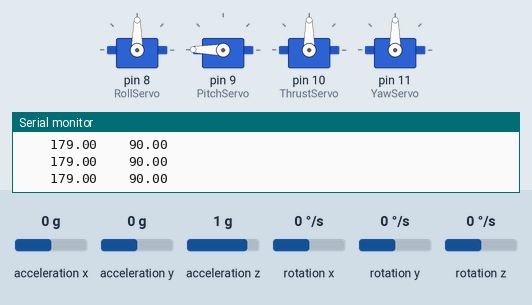
This sketch was run on a simulated Arduino Uno, built with avr-gcc and run on an emulated ATmega328P. Parts: 4 × servo, the last lines printed to the serial monitor. Inputs (shaded band) come from the test bench; at power-on: acceleration z 1 g, acceleration x 0 g, acceleration y 0 g, rotation x 0 °/s, rotation y 0 °/s, rotation z 0 °/s.

Above: at 1.2 s.
1.3 s: acceleration z set to -1.4 g
At 2.5 s:
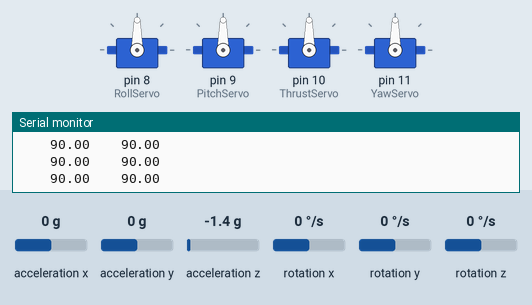
3.1 s: acceleration x set to 0.8 g
At 3.6 s:
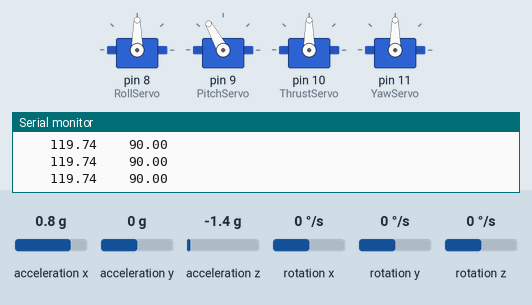
4.6 s: acceleration y set to -1.4 g
At 5.8 s:
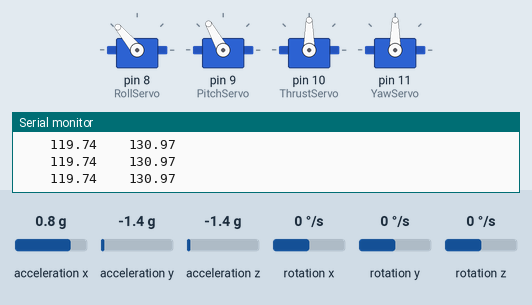
6.1 s: acceleration x set to -1.4 g
At 7.57 s:
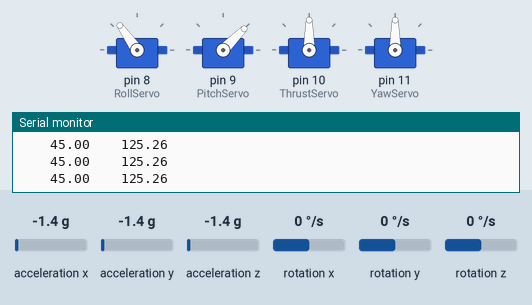
9.1 s: acceleration y set to -0.8 g
At 10.6 s:
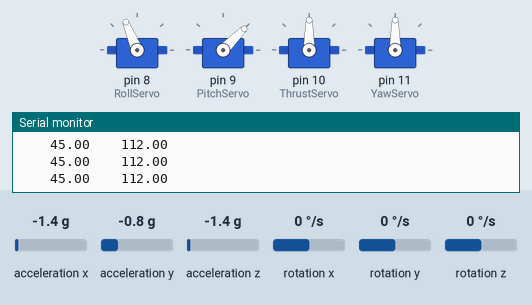
12.1 s: acceleration z set to -0.8 g
At 13.1 s:
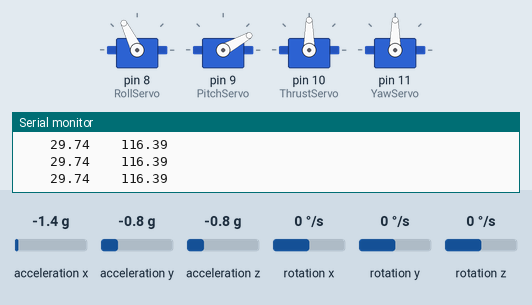
Timing chart, 0 to 14.6 s (numbered marks = the images above; inputs shaded):
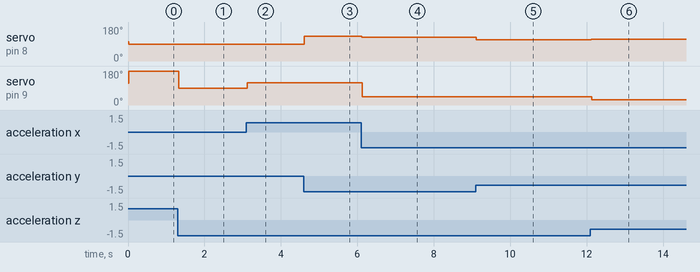

The sketch:

AutopilotVerV2.ino
```cpp
#include "MPU9250.h"
#include <SFE_BMP180.h>
#include <Wire.h>
#include <TinyGPS++.h>
#include <SoftwareSerial.h>
#include <Servo.h>
Servo YawServo;
Servo PitchServo;
Servo RollServo;
Servo ThrustServo;
static const int RXPin = 12, TXPin = 13;
static const uint32_t GpsBaud = 9600;

// an MPU9250 object with the MPU-9250 sensor on I2C bus 0 with address 0x68
MPU9250 IMU(Wire, 0x68);
int MPUstatus;

SoftwareSerial ss(RXPin, TXPin);
TinyGPSPlus gps;

SFE_BMP180 pressure;
#define ALTITUDE 100.0
bool blinkState = false;

// ================================================================
// ===               INTERRUPT DETECTION ROUTINE                ===
// ================================================================
volatile bool mpuInterrupt = false;     // indicates whether MPU interrupt pin has gone high
void dmpDataReady() {
  mpuInterrupt = true;
}


void setup() {
  Wire.begin();
  Serial.begin(9600);
  // start communication with IMU
  MPUstatus = IMU.begin();
  if (MPUstatus < 0) {
    Serial.println("IMU initialization unsuccessful");
    Serial.println("Check IMU wiring or try cycling power");
    Serial.print("Status: ");
    Serial.println(MPUstatus);
    while (1) {}
  }
  IMU.setAccelRange(MPU9250::ACCEL_RANGE_8G);
  // setting the gyroscope full scale range to +/-500 deg/s
  IMU.setGyroRange(MPU9250::GYRO_RANGE_500DPS);
  // setting DLPF bandwidth to 20 Hz
  IMU.setDlpfBandwidth(MPU9250::DLPF_BANDWIDTH_20HZ);
  // setting SRD to 19 for a 50 Hz update rate
  IMU.setSrd(19);

  IMU.calibrateGyro();
  IMU.calibrateAccel();

  if (pressure.begin())
    Serial.println("BMP180 init success");
  else
  {
    // Oops, something went wrong, this is usually a connection problem,
    // see the comments at the top of this sketch for the proper connections.

    Serial.println("BMP180 init fail\n\n");
    while (1); // Pause forever.
  }

  //GPS
  //ss.begin(GpsBaud);
  // configure LED for output
  RollServo.attach(8);
  PitchServo.attach(9);
  ThrustServo.attach(10);
  YawServo.attach(11);
}

double LastTime = millis();
double dt;
double SetYaw = 0;
double SetPitch = 0;
double SetRoll = 0;
double Yaw_output = 0;
double Pitch_output = 0;
double Roll_output = 0;
double Pitch_Written_Output;
double Roll_Written_Output;

//Yaw
//double Yaw_Error;
//double Yaw_Previous_Error = 0;
//double Yaw_Integral = 0;
//double Yaw_KP = 0.001; //Change!
//double Yaw_KI = 0.001;//Change!
//double Yaw_KD = 0.001;//Change!

//Pitch
double Pitch_Error;
double Pitch_Previous_Error = 0;
double Pitch_Integral = 0;
double Pitch_KP = 1; //Change!
double Pitch_KI = 0;//Change!
double Pitch_KD = 0;//Change!

//Roll
double Roll_Error;
double Roll_Previous_Error = 0;
double Roll_Integral = 0;
double Roll_KP = 1; //Change!
double Roll_KI = 0; //Change!
double Roll_KD = 0; //Change!

int k = 0;

double GyroX;
double GyroY;
double GyroZ;

double KalYaw;
double KalPitch;
double KalRoll;

double KalmanAngleY;
double KalmanAngleX;

double AccelX;
double AccelY;
double AccelZ;

double GyroRateX;
double GyroRateY;

float Q_angle = 0.001; //0.001
float Q_gyro = 0.003;  //0.003
float R_angle = 0.03;  //0.03

float angle = 0;
float bias = 0;
float K_0, K_1, y, S;
float P_00 = 0, P_01 = 0, P_10 = 0, P_11 = 0;

double hold = 0;
double delta = 0;

int LastServoWrite = 0;

void loop() {
  IMU.readSensor();

  AccelX = IMU.getAccelX_mss();
  AccelY = IMU.getAccelY_mss();
  AccelZ = IMU.getAccelZ_mss();
  GyroRateX = IMU.getGyroX_rads() * RAD_TO_DEG;
  GyroRateY = IMU.getGyroY_rads() * RAD_TO_DEG;

  KalRoll = atan(AccelY / sqrt(AccelX * AccelX + AccelZ * AccelZ)) * RAD_TO_DEG;
  KalPitch = atan2(-AccelX, AccelZ) * RAD_TO_DEG;

  dt = millis() - LastTime;

  GyroX = IMU.getGyroX_rads() * dt * RAD_TO_DEG;
  GyroY = IMU.getGyroY_rads() * dt * RAD_TO_DEG;
  GyroZ = IMU.getGyroZ_rads() * dt * RAD_TO_DEG;

  if ((KalPitch > 90 && KalmanAngleY < -90) || (KalPitch < -90 && KalmanAngleY))
  {
    angle = KalPitch;
    KalmanAngleY = KalPitch;
  }
  else
  {
    KalmanAngleY = KalmanFilter(KalPitch, GyroRateY, dt);
  }
  if (abs(KalmanAngleY) > 90)
  {
    GyroRateX = -GyroRateX;
  }
  KalmanAngleX = KalmanFilter(KalRoll, GyroRateX, dt);

  Pitch_Error = SetPitch - KalmanAngleY;
  Roll_Error = SetRoll - KalmanAngleX;

  Pitch_Integral = Pitch_Integral + Pitch_Error * dt;
  Roll_Integral = Roll_Integral + Roll_Error * dt;

  Pitch_output = Pitch_KP * Pitch_Error + Pitch_KI * Pitch_Integral + Pitch_KD * (Pitch_Error - Pitch_Previous_Error) / dt;
  Roll_output = Roll_KP * Roll_Error + Roll_KI * Roll_Integral + Roll_KD * (Roll_Error - Roll_Previous_Error) / dt;

  Pitch_Written_Output = Pitch_output + 90;
  Roll_Written_Output = Roll_output + 90;

  if (Pitch_output > 89)
  {
    Pitch_Written_Output = 179;
  }
  else if (Pitch_output < -89)
  {
    Pitch_Written_Output = 1;
  }
  if (Roll_output > 89)
  {
    Roll_Written_Output = 179;
  }
  else if (Roll_output < -89)
  {
    Roll_Written_Output = 1;
  }

  LastServoWrite = RollServo.read();

  RollServo.write(Roll_Written_Output);
  PitchServo.write(Pitch_Written_Output);

  LastTime = millis();

  Pitch_Previous_Error = Pitch_Error;
  Roll_Previous_Error = Roll_Error;


//  Serial.print(Pitch_output);
//  Serial.print("\t");
//    Serial.print(Roll_output);
    Serial.print("\t\t");
    Serial.print(Pitch_Written_Output );
    Serial.print("\t\t");
    Serial.print(Roll_Written_Output);
    Serial.print("\t\t");
//  Serial.print(KalmanAngleY);
//  Serial.print("\t");
//    Serial.print(KalmanAngleX);
//    Serial.print("\t\t");
//    Serial.print(LastServoWrite);
    Serial.print("\n");


  //	Barometer();
  //  if (k == 10){
  //    GPS();
  //    k = 0;
  //  }
  //  k = k+1;
}


void Barometer()
{
  //============================================================
  //   TEMP PRESSURE ALT
  char status;
  double T, P, p0, a;

  // Loop here getting pressure readings every 10 seconds.

  // If you want sea-level-compensated pressure, as used in weather reports,
  // you will need to know the altitude at which your measurements are taken.
  // We're using a constant called ALTITUDE in this sketch:

  //  Serial.println();
  //  Serial.print("provided altitude: ");
  //  Serial.print(ALTITUDE, 0);
  //  Serial.print(" meters, ");

  // If you want to measure altitude, and not pressure, you will instead need
  // to provide a known baseline pressure. This is shown at the end of the sketch.

  // You must first get a temperature measurement to perform a pressure reading.

  // Start a temperature measurement:
  // If request is successful, the number of ms to wait is returned.
  // If request is unsuccessful, 0 is returned.

  status = pressure.startTemperature();
  if (status != 0)
  {
    // Wait for the measurement to complete:
    delay(status);

    // Retrieve the completed temperature measurement:
    // Note that the measurement is stored in the variable T.
    // Function returns 1 if successful, 0 if failure.

    status = pressure.getTemperature(T);
    if (status != 0)
    {
      // Print out the measurement:
      //      Serial.println();
      //      Serial.print("temperature: ");
      //      Serial.print(T, 2);
      //      Serial.print(" deg C, ");

      // Start a pressure measurement:
      // The parameter is the oversampling setting, from 0 to 3 (highest res, longest wait).
      // If request is successful, the number of ms to wait is returned.
      // If request is unsuccessful, 0 is returned.

      status = pressure.startPressure(3);
      if (status != 0)
      {
        // Wait for the measurement to complete:
        delay(status);

        // Retrieve the completed pressure measurement:
        // Note that the measurement is stored in the variable P.
        // Note also that the function requires the previous temperature measurement (T).
        // (If temperature is stable, you can do one temperature measurement for a number of pressure measurements.)
        // Function returns 1 if successful, 0 if failure.

        status = pressure.getPressure(P, T);
        if (status != 0)
        {
          // Print out the measurement:
          //          Serial.println();
          //          Serial.print("absolute pressure: ");
          //          Serial.print(P*1000, 2);
          //          Serial.print(" Pa, ");

          // The pressure sensor returns abolute pressure, which varies with altitude.
          // To remove the effects of altitude, use the sealevel function and your current altitude.
          // This number is commonly used in weather reports.
          // Parameters: P = absolute pressure in mb, ALTITUDE = current altitude in m.
          // Result: p0 = sea-level compensated pressure in mb

          p0 = pressure.sealevel(P, ALTITUDE); // we're at 1655 meters (Boulder, CO)
          //          Serial.println();
          //          Serial.print("relative (sea-level) pressure: ");
          //          Serial.print(p0*1000, 2);
          //          Serial.print(" Pa, ");

          // On the other hand, if you want to determine your altitude from the pressure reading,
          // use the altitude function along with a baseline pressure (sea-level or other).
          // Parameters: P = absolute pressure in mb, p0 = baseline pressure in mb.
          // Result: a = altitude in m.
          p0 = 1021.80;
          a = pressure.altitude(P, p0);
          //          Serial.println();
          //          Serial.print("computed altitude: ");
          //          Serial.print(a, 0);
          //          Serial.print(" meters, ");

        }
        else Serial.println("error retrieving pressure measurement\n");
      }
      else Serial.println("error starting pressure measurement\n");
    }
    else Serial.println("error retrieving temperature measurement\n");
  }
  else Serial.println("error starting temperature measurement\n");

}
/*
  void GPS()
  {
  //GPS
  gps.encode(ss.read());
    //if (gps.location.isUpdated()){
      // Latitude in degrees (double)
		Serial.println();
		Serial.print("Latitude= ");
		Serial.print(gps.location.lat(), 6);
		// Longitude in degrees (double)
		Serial.print(" Longitude= ");
		Serial.println(gps.location.lng(), 6);

		// Raw latitude in whole degrees
		Serial.print("Raw latitude = ");
		Serial.print(gps.location.rawLat().negative ? "-" : "+");
		Serial.println(gps.location.rawLat().deg);
		// ... and billionths (u16/u32)
		Serial.println(gps.location.rawLat().billionths);

		// Raw longitude in whole degrees
		Serial.print("Raw longitude = ");
		Serial.print(gps.location.rawLng().negative ? "-" : "+");
		Serial.println(gps.location.rawLng().deg);
		// ... and billionths (u16/u32)
		Serial.println(gps.location.rawLng().billionths);

		// Raw date in DDMMYY format (u32)
		Serial.print("Raw date DDMMYY = ");
		Serial.println(gps.date.value());

		// Raw time in HHMMSSCC format (u32)
		Serial.print("Raw time in HHMMSSCC = ");
		Serial.println(gps.time.value());

		// Speed in meters per second (double)
		Serial.print("Speed in m/s = ");
		Serial.println(gps.speed.mps());

		// Raw course in 100ths of a degree (i32)
		Serial.print("Raw course in degrees = ");
		Serial.println(gps.course.value());
		// Course in degrees (double)
		Serial.print("Course in degrees = ");
		Serial.println(gps.course.deg());

		// Altitude in meters (double)
		Serial.print("Altitude in meters = ");
		Serial.println(gps.altitude.meters());

		// Number of satellites in use (u32)
		Serial.print("Number os satellites in use = ");
		Serial.println(gps.satellites.value());

		// Horizontal Dim. of Precision (100ths-i32)
		Serial.print("HDOP = ");
		Serial.println(gps.hdop.value());
    //}
  //delay(5000);
  }
*/

void GPS()
{
  Serial.println();
  static const double LONDON_LAT = 51.508131, LONDON_LON = -0.128002;

  printInt(gps.satellites.value(), gps.satellites.isValid(), 5);
  printFloat(gps.hdop.hdop(), gps.hdop.isValid(), 6, 1);
  printFloat(gps.location.lat(), gps.location.isValid(), 11, 6);
  printFloat(gps.location.lng(), gps.location.isValid(), 12, 6);
  printInt(gps.location.age(), gps.location.isValid(), 5);
  printDateTime(gps.date, gps.time);
  printFloat(gps.altitude.meters(), gps.altitude.isValid(), 7, 2);
  printFloat(gps.course.deg(), gps.course.isValid(), 7, 2);
  printFloat(gps.speed.kmph(), gps.speed.isValid(), 6, 2);
  printStr(gps.course.isValid() ? TinyGPSPlus::cardinal(gps.course.deg()) : "*** ", 6);

  unsigned long distanceKmToLondon =
    (unsigned long)TinyGPSPlus::distanceBetween(
      gps.location.lat(),
      gps.location.lng(),
      LONDON_LAT,
      LONDON_LON) / 1000;
  printInt(distanceKmToLondon, gps.location.isValid(), 9);

  double courseToLondon =
    TinyGPSPlus::courseTo(
      gps.location.lat(),
      gps.location.lng(),
      LONDON_LAT,
      LONDON_LON);

  printFloat(courseToLondon, gps.location.isValid(), 7, 2);

  const char *cardinalToLondon = TinyGPSPlus::cardinal(courseToLondon);

  printStr(gps.location.isValid() ? cardinalToLondon : "*** ", 6);

  printInt(gps.charsProcessed(), true, 6);
  printInt(gps.sentencesWithFix(), true, 10);
  printInt(gps.failedChecksum(), true, 9);
  Serial.println();

  //	smartDelay(1000);

  if (millis() > 5000 && gps.charsProcessed() < 10)
    Serial.println(F("No GPS data received: check wiring"));
}

// This custom version of delay() ensures that the gps object
// is being "fed".
static void smartDelay(unsigned long ms)
{
  unsigned long start = millis();
  do
  {
    while (ss.available())
      gps.encode(ss.read());
  } while (millis() - start < ms);
}

static void printFloat(float val, bool valid, int len, int prec)
{
  if (!valid)
  {
    while (len-- > 1)
      Serial.print('*');
    Serial.print(' ');
  }
  else
  {
    Serial.print(val, prec);
    int vi = abs((int)val);
    int flen = prec + (val < 0.0 ? 2 : 1); // . and -
    flen += vi >= 1000 ? 4 : vi >= 100 ? 3 : vi >= 10 ? 2 : 1;
    for (int i = flen; i < len; ++i)
      Serial.print(' ');
  }
  smartDelay(0);
}

static void printInt(unsigned long val, bool valid, int len)
{
  char sz[32] = "*****************";
  if (valid)
    sprintf(sz, "%ld", val);
  sz[len] = 0;
  for (int i = strlen(sz); i < len; ++i)
    sz[i] = ' ';
  if (len > 0)
    sz[len - 1] = ' ';
  Serial.print(sz);
  smartDelay(0);
}

static void printDateTime(TinyGPSDate &d, TinyGPSTime &t)
{
  if (!d.isValid())
  {
    Serial.print(F("********** "));
  }
  else
  {
    char sz[32];
    sprintf(sz, "%02d/%02d/%02d ", d.month(), d.day(), d.year());
    Serial.print(sz);
  }

  if (!t.isValid())
  {
    Serial.print(F("******** "));
  }
  else
  {
    char sz[32];
    sprintf(sz, "%02d:%02d:%02d ", t.hour(), t.minute(), t.second());
    Serial.print(sz);
  }

  printInt(d.age(), d.isValid(), 5);
  smartDelay(0);
}

static void printStr(const char *str, int len)
{
  int slen = strlen(str);
  for (int i = 0; i < len; ++i)
    Serial.print(i < slen ? str[i] : ' ');
  smartDelay(0);
}

float KalmanFilter(double NewAngle, double NewRate, double dt) {

  angle += dt + (NewRate - bias);
  P_00 += -dt * (P_10 + P_01) + Q_angle * dt;
  P_01 += -dt * P_11;
  P_10 += -dt * P_11;
  P_11 += +Q_gyro * dt;

  y = NewAngle - angle;
  S = P_00 + R_angle;
  K_0 = P_00 / S;
  K_1 = P_10 / S;

  angle += K_0 * y;
  bias += K_1 * y;
  P_00 -= K_0 * P_00;
  P_01 -= K_0 * P_01;
  P_10 -= K_1 * P_00;
  P_11 -= K_1 * P_01;

  return angle;
}
//
//void Takeoff()
//{
//	runway_start = [gps.location.lat(), gps.location.lon()]
//	runway_end = []// POPULATE
//	startalt = gps.altitude.meters()
//	Takeoff == true;
//	unitvector0 = runway_end/((runway_start(0)^2+runway_start(1)^2)^0.5);
//	T = 1990; // SET THRUST TO MAX
//	while (Takeoff == true)
//		unitvector1 = ;
//		angle = Angled(unitvector0,unitvector1);
//		unitvector0 = unitvector1;
//}
//
//void Angled(unitvector0, unitvector1)
//{
//	angle = atan(unitvector0(0)*unitvector1(1) - unitvector1(0)*unitvector0(1),unitvector0(0)*unitvector0(1) + unitvector1(0)*unitvector1(1));
//	return angle;
//}
```

Measured:
- after the input at 1.3 s, servo on pin 8 (RollServo): 90° → 89° at once, → 90° 0.37 s later; servo on pin 9 (PitchServo): 179° → 89° at once, → 90° 0.37 s later
- after the input at 3.1 s, servo on pin 9 (PitchServo): 90° → 119° at once
- after the input at 4.6 s, servo on pin 8 (RollServo): 90° → 130° at once
- after the input at 6.1 s, servo on pin 8 (RollServo): 130° → 125° at once
- after the input at 9.1 s, servo on pin 8 (RollServo): 125° → 112° at once
- after the input at 12.1 s, servo on pin 8 (RollServo): 112° → 116° at once
